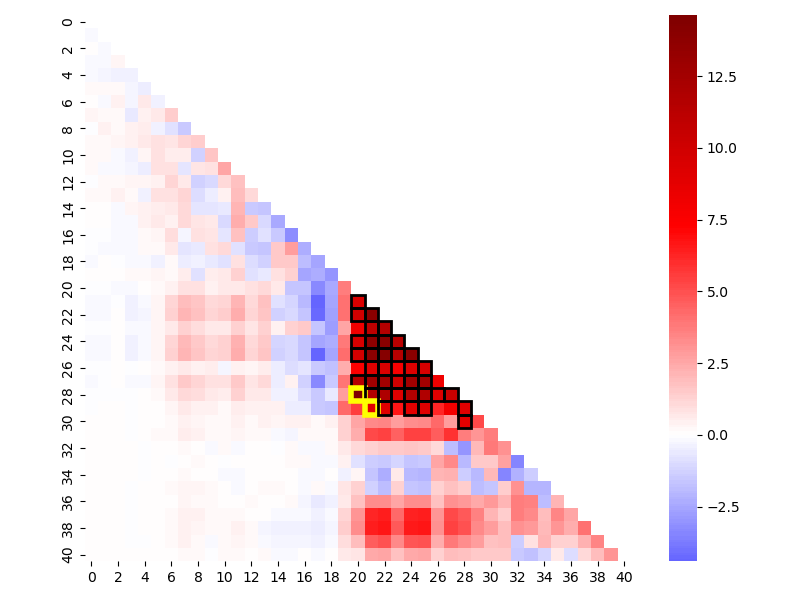
#> input picture archive/scripts_old/epmaptest.png, 800 x 600 px, given in place of coefficients_groundtruth_vs_surrogate_synthetic.png, which was not available
$ python make_ground_truth_only.py
#> lines starting #> are read from the running program, lines starting #| are printed output that depends on the picture
#!/usr/bin/env python3
"""THROWAWAY PROTOTYPE: isolate the GT half of the paired coefficient map."""

from pathlib import Path

from PIL import Image


HERE = Path(__file__).resolve().parents[5] / "mRNA_RBP" / "prototypes" / "synthetic_gt_methods_figure"
ROOT = HERE.parents[1]
SOURCE = (
    ROOT
    / "outputs/ground_truth_collections/Synthetic GT/figures/coefficients"
    / "coefficients_groundtruth_vs_surrogate_synthetic.png"
)
OUTPUT = HERE / "outputs/synthetic_gt_coefficients_only.png"


def main():
    image = Image.open(SOURCE)
#> image is the input picture: PIL image 800x600 RGBA; mean R, G, B, A 247.1, 233.2, 236.3, 255
    midpoint = image.width // 2
#> midpoint = 400
    ground_truth_panel = image.crop((0, 0, midpoint, image.height))
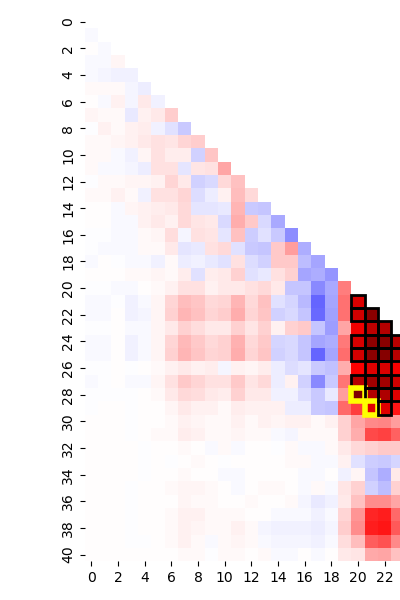
#> ground_truth_panel: PIL image 400x600 RGBA; mean R, G, B, A 246.2, 235.3, 239.1, 255
    OUTPUT.parent.mkdir(parents=True, exist_ok=True)
    ground_truth_panel.save(OUTPUT)
    print(f"Wrote {OUTPUT}")


if __name__ == "__main__":
    main()

$ run again, on archive/ughuniformpredtest.png
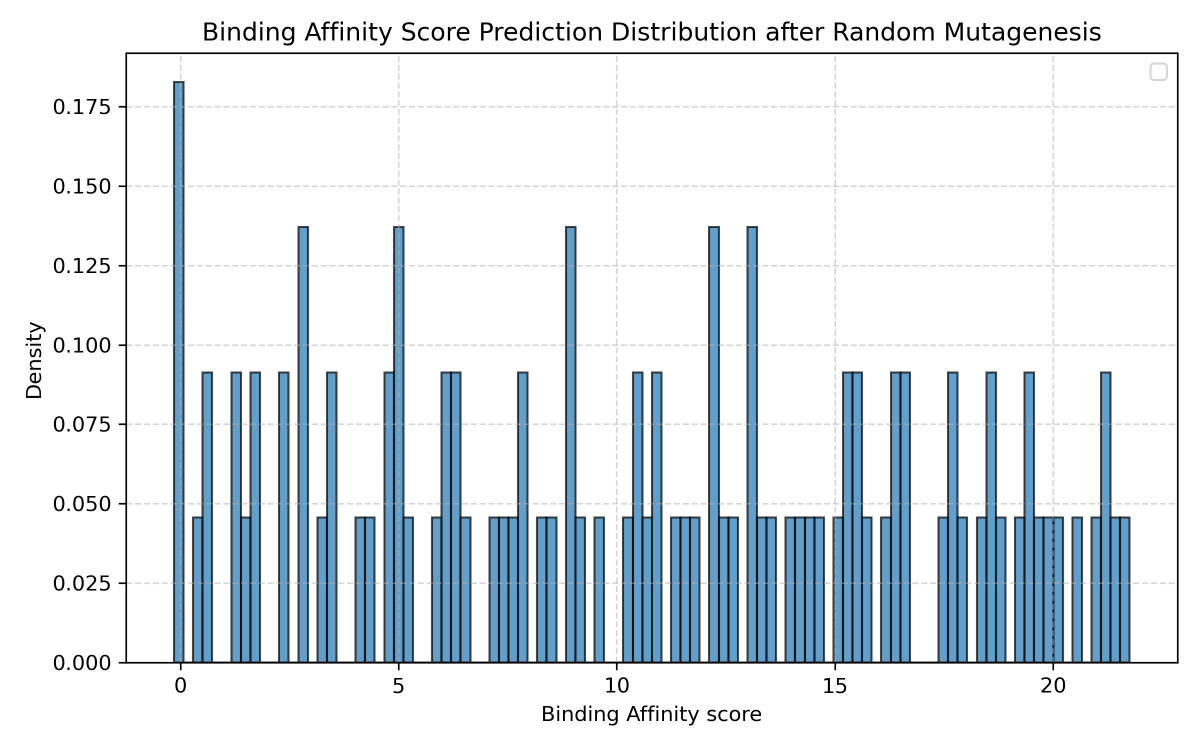
#> input picture archive/ughuniformpredtest.png, 2400 x 1500 px, given in place of coefficients_groundtruth_vs_surrogate_synthetic.png, which was not available (shown at 1/2 size)
#> in main, image is the input picture: PIL image 2400x1500 RGBA; mean R, G, B, A 220.6, 228.3, 233.8, 255
#> in main, `ground_truth_panel = image.crop((0, 0, midpoint, image.height))`:
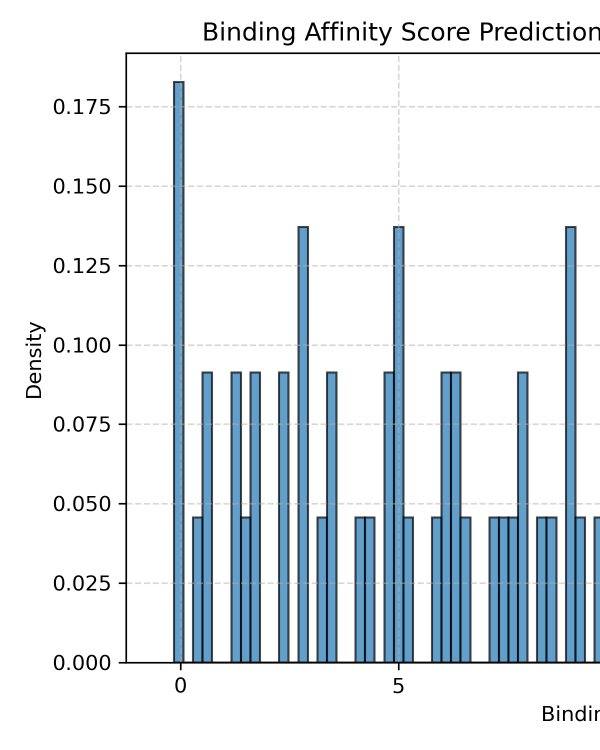
#> ground_truth_panel: PIL image 1200x1500 RGBA (shown at 1/2 size); mean R, G, B, A 222.8, 229.7, 234.7, 255
